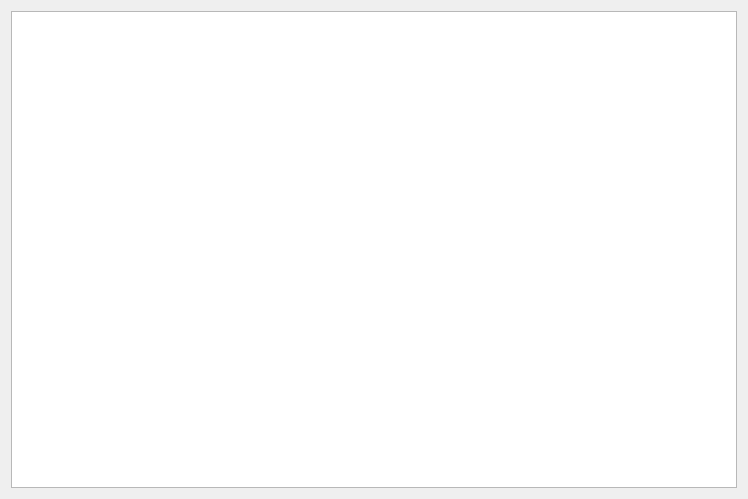
<?xml version="1.0" encoding="UTF-8"?>
<ui version="4.0">
 <class>Form</class>
 <widget class="QWidget" name="Form">
  <property name="geometry">
   <rect>
    <x>0</x>
    <y>0</y>
    <width>748</width>
    <height>499</height>
   </rect>
  </property>
  <property name="windowTitle">
   <string>Form</string>
  </property>
  <layout class="QVBoxLayout" name="verticalLayout">
   <item>
    <widget class="QListWidget" name="listWidget"/>
   </item>
  </layout>
 </widget>
 <resources/>
 <connections/>
</ui>
